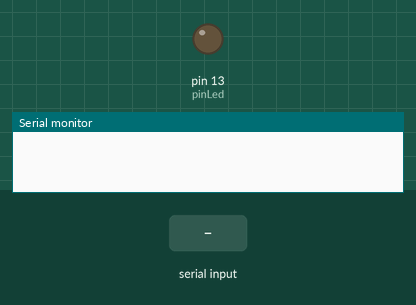
Simulated run of this sketch. Board: Arduino Uno, built with avr-gcc and run on an emulated ATmega328P. Shown: output pins drawn as LEDs (lit = HIGH), the last lines printed to the serial monitor. The inputs (shaded band) are chosen by the test bench.

Above: at 1.2 s.
1.3 s: "1" received over the second serial link
At 3.5 s:
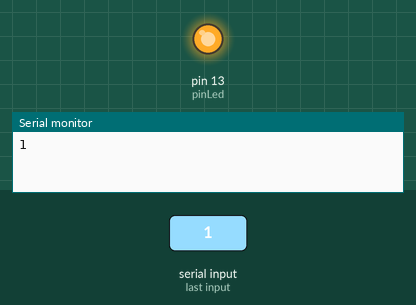
3.8 s: "0" received over the second serial link
At 5.4 s:
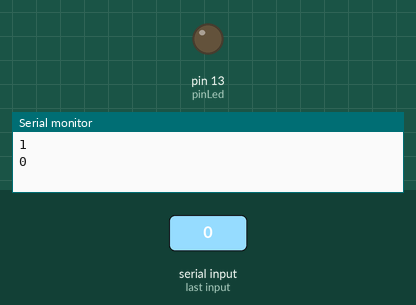
6.2 s: "2" received over the second serial link
At 8.4 s:
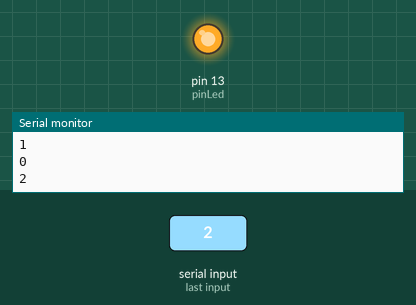
Timing chart, 0 to 9.9 s (numbered marks = the images above; inputs shaded):
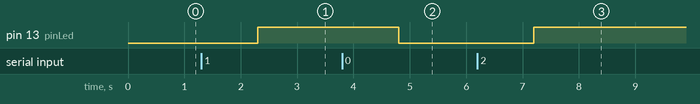

Measured:
- after the input at 1.3 s, pin 13 (pinLed): LOW → HIGH after 1.0 s
- after the input at 3.8 s, pin 13 (pinLed): HIGH → LOW after 1.0 s
- after the input at 6.2 s, pin 13 (pinLed): LOW → HIGH after 1.0 s

The sketch:

NextionSerial.ino
```cpp
#include <SoftwareSerial.h>

SoftwareSerial serialNextion(8,9); // RX, TX
#define pinLed 13
bool ledEstado = false;

void setup() {
  Serial.begin(115200);
  serialNextion.begin(9600);
  pinMode(pinLed, OUTPUT);
}

void loop() {
  if(serialNextion.available()){
    String recebido = serialNextion.readString();
    Serial.println(recebido);
    // if (recebido == "botao"){
      ledEstado = !ledEstado;
      digitalWrite(pinLed, ledEstado?HIGH:LOW);
    // }
  }

}
```
